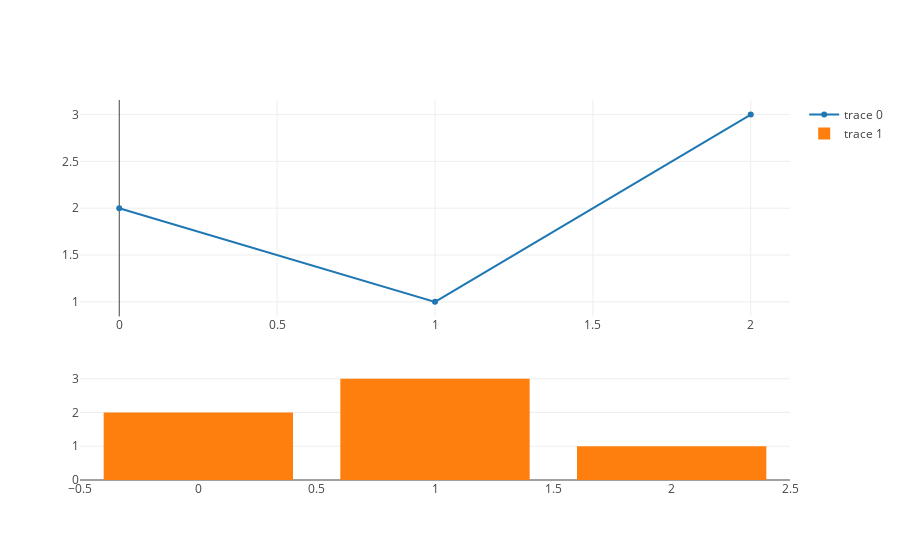

Write notebook code for a chart like this one.
### Code cell
from plotly.subplots import make_subplots

fig = make_subplots(
    rows=2, cols=1,
    row_width=[0.33, 0.67],
    start_cell="top-left")

fig.add_scatter(y=[2, 1, 3], row=1, col=1)
fig.add_bar(y=[2, 3, 1], row=2, col=1)
fig.show()

### Figure 1 — Plotly figure (JSON) as saved in the notebook; plotly's stock layout.template omitted (floating-point values rounded to 4 significant figures)
{"data": [{"type": "scatter", "xaxis": "x", "y": [2, 1, 3], "yaxis": "y"}, {"type": "bar", "xaxis": "x2", "y": [2, 3, 1], "yaxis": "y2"}], "layout": {"xaxis": {"anchor": "y", "domain": [0, 1]}, "xaxis2": {"anchor": "y2", "domain": [0, 1]}, "yaxis": {"anchor": "x", "domain": [0.4305, 1]}, "yaxis2": {"anchor": "x2", "domain": [0, 0.2805]}}}
